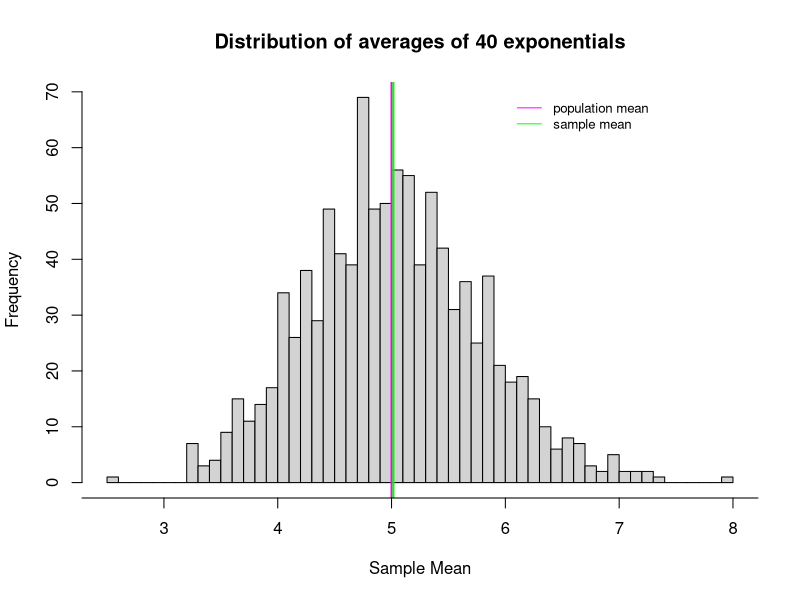
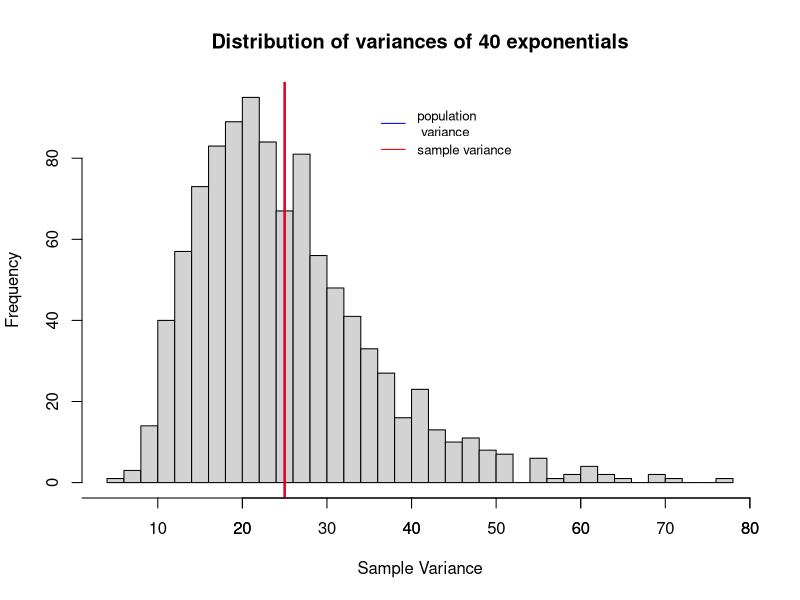
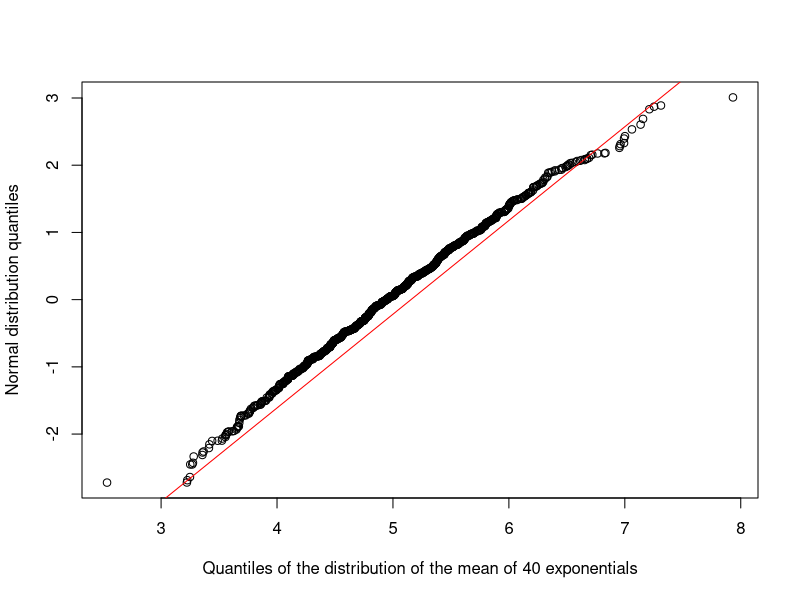
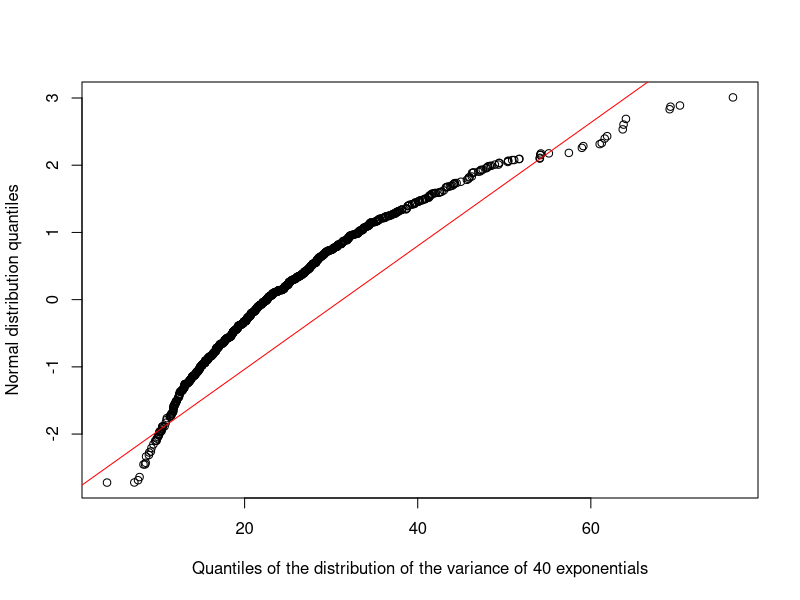

These figures' R source, in order:
## ---- chunk 1
knitr::opts_chunk$set(echo = TRUE)
## ---- chunk 2
library(knitr)
set.seed(2)
lambda <- 0.2
rexpsims <- rexp(40000,lambda)
rexpsimsm <- matrix(rexpsims,1000,40)
meansexp <- apply(rexpsimsm,1,mean)
varexp <- apply(rexpsimsm,1,var)

## ---- chunk 3
##par(mfrow = c(1, 2),mar=c(5,4,4,3))
hist(meansexp,breaks=50,xlab="Sample Mean",main="Distribution of averages of 40 exponentials",xaxt='n')
abline(v=1/lambda,col="magenta",lwd=2,lty=1)
abline(v=mean(meansexp),col="green",lwd=2,lty=1)
legend(6,70, c("population mean","sample mean"), lty=1,col=c("magenta","green"),bty="n",cex = 0.8)
axis(side=1, at=seq(0,10, 1), labels=seq(0,10,1))
## ---- chunk 4
##par(mfrow = c(1, 2),mar=c(5,4,4,3))
hist(varexp,breaks=50,xlab="Sample Variance",main="Distribution of variances of 40 exponentials")
abline(v=1/lambda^2,col="blue",lwd=2,lty=1)
abline(v=mean(varexp),col="red",lwd=2,lty=1)
legend(35,95, c("population\n variance","sample variance"), lty=1,col=c("blue","red"),bty="n",cex = 0.8)
axis(side=1, at=seq(0,80, 10), labels=seq(0,80,10))
## ---- chunk 5
set.seed(2)
qqplot(meansexp,rnorm(1:length(meansexp)),xlab="Quantiles of the distribution of the mean of 40 exponentials",ylab="Normal distribution quantiles")
abline(lm(quantile(rnorm(1:length(meansexp)))~quantile(meansexp)),col="red")
## ---- chunk 6
set.seed(2)
qqplot(varexp,rnorm(1:length(varexp)),,xlab="Quantiles of the distribution of the variance of 40 exponentials",ylab="Normal distribution quantiles")
abline(lm(quantile(rnorm(1:length(varexp)))~quantile(varexp)),col="red")
